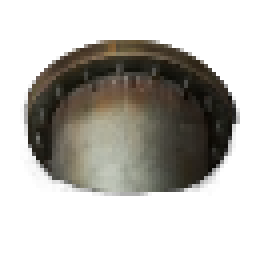
#> input picture src/assets/images/pipe_end.png, 64 x 64 px (shown 4 times larger)
$ python dark_border.py ../assets/images/pipe_end.png out.png
#> lines starting #> are read from the running program, lines starting #| are printed output that depends on the picture
#!/usr/bin/env python

import Image
import ImageEnhance
import sys

src=sys.argv[1]
dest=sys.argv[2]

si = Image.open(src)
#> si is the input picture: PIL image 64x64 RGBA; mean R, G, B, A 34.8, 32.5, 27.2, 102.4
shadow = ImageEnhance.Brightness(si).enhance(0)
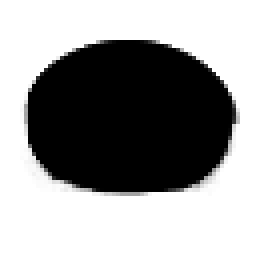
#> shadow: PIL image 64x64 RGBA (shown 4 times larger); mean R, G, B, A 0, 0, 0, 102.4; transparent parts drawn white
end = Image.new("RGBA", si.size)
#> end: PIL image 64x64 RGBA; every value is 0

for dx in range(-1, 2):
	for dy in range(-1, 2):
		end.paste(shadow, (dx, dy), shadow)
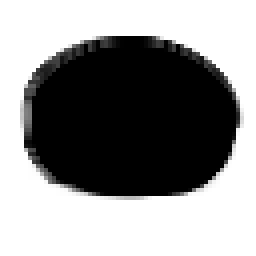
#> end: PIL image 64x64 RGBA (shown 4 times larger); mean R, G, B, A 0, 0, 0, 110.2; transparent parts drawn white
end.paste(si, (0,0), si)
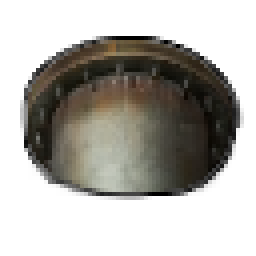
#> end: PIL image 64x64 RGBA (shown 4 times larger); mean R, G, B, A 34.4, 32.2, 27, 109.9; transparent parts drawn white

end.save(dest)
